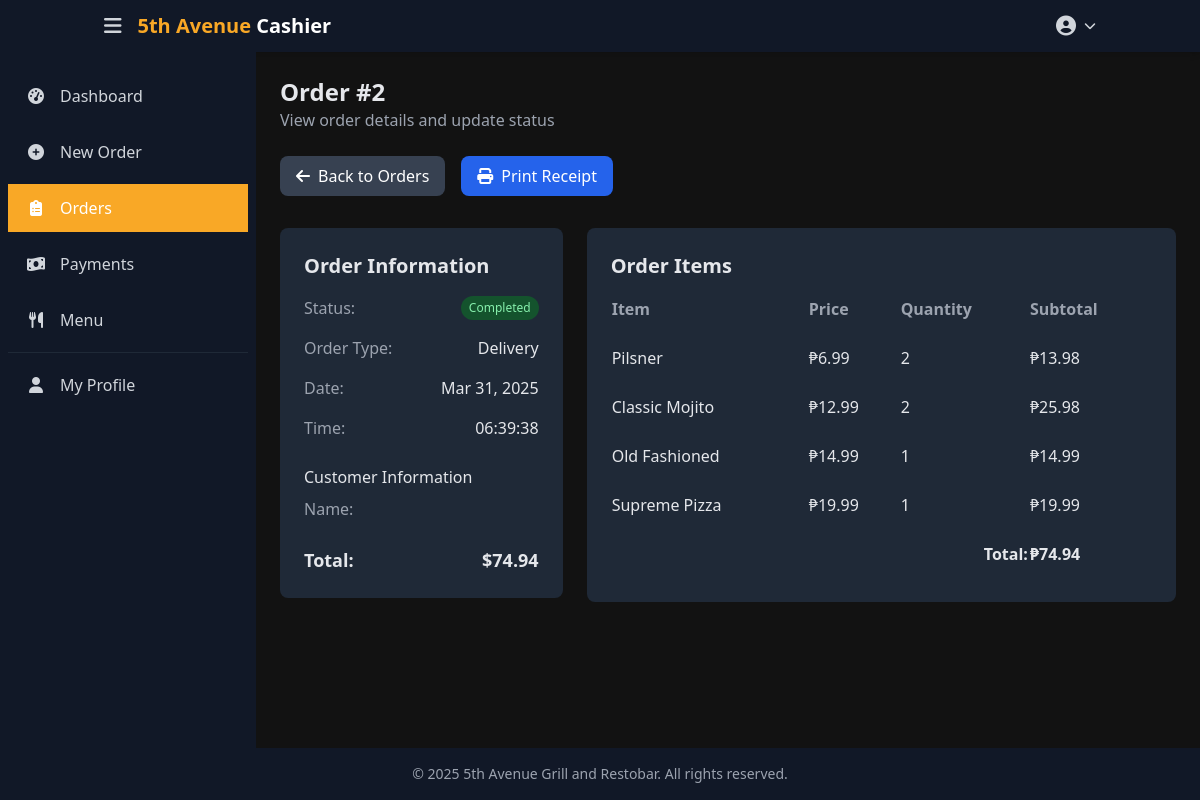
/cashier/order/2/ (signed in), run on the app's committed database.
### ecommerce/models.py (models this page shows, shortened)
class Order(models.Model):
    STATUS_CHOICES = [
        ('PENDING', 'Pending'),
        ('PREPARING', 'Preparing'),
        ('READY', 'Ready for Pickup'),
        ('COMPLETED', 'Completed'),
        ('CANCELLED', 'Cancelled')
    ]
    ORDER_TYPE_CHOICES = [
        ('DELIVERY', 'Delivery'),
        ('PICKUP', 'Pickup'),
        ('DINE_IN', 'Dine In'),
    ]
    PAYMENT_METHOD_CHOICES = [
        ('CASH', 'Cash on Delivery'),
        ('CARD', 'Credit/Debit Card'),
        ('GCASH', 'GCash'),
        ('ONLINE', 'Other Online Payment'),
    ]
    PAYMENT_STATUS_CHOICES = [
        ('PENDING', 'Pending'),
        ('PAID', 'Paid'),
        ('FAILED', 'Failed'),
        ('REFUNDED', 'Refunded'),
    ]
    user = models.ForeignKey(User, on_delete=models.CASCADE, related_name='orders')
    items = models.ManyToManyField(MenuItem, through='OrderItem')
    status = models.CharField(max_length=20, choices=STATUS_CHOICES, default='PENDING')
    order_type = models.CharField(max_length=20, choices=ORDER_TYPE_CHOICES, default='DELIVERY')
    payment_method = models.CharField(max_length=20, choices=PAYMENT_METHOD_CHOICES, default='CASH')
    payment_status = models.CharField(max_length=20, choices=PAYMENT_STATUS_CHOICES, default='PENDING')
    total_amount = models.DecimalField(max_digits=10, decimal_places=2)
    tax_amount = models.DecimalField(max_digits=10, decimal_places=2, default=0)
    delivery_fee = models.DecimalField(max_digits=10, decimal_places=2, default=0)
    discount_amount = models.DecimalField(max_digits=10, decimal_places=2, default=0)
    delivery_address = models.TextField(blank=True, null=True)
    contact_number = models.CharField(max_length=20, blank=True, null=True)
    special_instructions = models.TextField(blank=True)
    created_at = models.DateTimeField(auto_now_add=True)
    updated_at = models.DateTimeField(auto_now=True)
    class Meta:
        ordering = ['-created_at']

class OrderItem(models.Model):
    order = models.ForeignKey(Order, on_delete=models.CASCADE, related_name='order_items')
    menu_item = models.ForeignKey(MenuItem, on_delete=models.CASCADE)
    quantity = models.PositiveIntegerField(default=1)
    price = models.DecimalField(max_digits=10, decimal_places=2)
    special_instructions = models.TextField(blank=True)
    inventory_updated = models.BooleanField(default=False)
    class Meta:
        ordering = ['order', 'menu_item']
    @property
    def subtotal(self):
        return self.quantity * self.price

class MenuItem(models.Model):
    category = models.ForeignKey(Category, on_delete=models.SET_NULL, related_name='menu_items', null=True, blank=True)
    name = models.CharField(max_length=100)
    description = models.TextField()
    price = models.DecimalField(max_digits=10, decimal_places=2)
    image = models.ImageField(upload_to='menu_items/')
    is_available = models.BooleanField(default=True)
    is_featured = models.BooleanField(default=False)
    is_vegetarian = models.BooleanField(default=False)
    spice_level = models.PositiveSmallIntegerField(
        validators=[MinValueValidator(0), MaxValueValidator(5)],
        default=0
    )
    current_stock = models.PositiveIntegerField(default=0)
    stock_alert_threshold = models.PositiveIntegerField(default=10)
    cost_price = models.DecimalField(max_digits=10, decimal_places=2, default=0)
    created_at = models.DateTimeField(auto_now_add=True)
    updated_at = models.DateTimeField(auto_now=True)
    class Meta:
        ordering = ['category', 'name']

### ecommerce/cashier.py (the view)
# urls.py: path('cashier/order/<int:order_id>/', view_order, name='view_order'),
@login_required
def view_order(request, order_id):
    order = get_object_or_404(Order, id=order_id)
    order_items = order.order_items.all()
    context = {
        'order': order,
        'order_items': order_items,
        'active_section': 'orders'
    }
    return render(request, 'cashier/view_order.html', context)

### ecommerce/context_processors.py (called while the page is built)
def cart_processor(request):
    return {
        'cart_count': get_cart_count(request)
    }

### ecommerce/templatetags/custom_filters.py (called while the page is built)
@register.filter
def currency(value):
    try:
        return f"₱{float(value):.2f}"
    except (ValueError, TypeError):
        return value

### ecommerce/views.py (called while the page is built)
def get_cart_count(request):
    if request.user.is_authenticated:
        try:
            cart = Cart.objects.get(user=request.user)
            return sum(item.quantity for item in cart.cart_items.all())
        except Cart.DoesNotExist:
            return 0
    else:
        cart = request.session.get('cart', {})
        return sum(cart.values())

### templates/cashier/view_order.html (shortened to what this page needs)
{% extends 'cashier/base.html' %}
{% load custom_filters %}
{% load math_filters %}
{% block page_title %}Order #{{ order.id }}{% endblock page_title %}
{% block page_subtitle %}View order details and update status{% endblock page_subtitle %}
{% block content %}
<div class="space-y-8">
    <div class="flex flex-wrap gap-4">
        <a href="{% url 'cashier_orders_list' %}" class="px-4 py-2 bg-gray-700 hover:bg-gray-600 text-white rounded-lg flex items-center">
            <i class="fas fa-arrow-left mr-2"></i> Back to Orders
        </a>
        <a href="{% url 'print_receipt' order.id %}" class="px-4 py-2 bg-blue-600 hover:bg-blue-700 text-white rounded-lg flex items-center">
            <i class="fas fa-print mr-2"></i> Print Receipt
        </a>
    </div>
    <div class="grid grid-cols-1 lg:grid-cols-3 gap-6">
        <div class="lg:col-span-1">
            <div class="card p-6 space-y-4">
                <h2 class="text-xl font-bold">Order Information</h2>
                <div class="flex justify-between">
                    <span class="text-gray-400">Status:</span>
                    <span class="px-2 py-1 rounded-full text-xs
                        {% if order.status == 'PENDING' %}bg-yellow-900 text-yellow-300
                        {% elif order.status == 'PROCESSING' %}bg-blue-900 text-blue-300
                        {% elif order.status == 'READY' %}bg-indigo-900 text-indigo-300
                        {% elif order.status == 'COMPLETED' %}bg-green-900 text-green-300
                        {% elif order.status == 'CANCELLED' %}bg-red-900 text-red-300
                        {% endif %}">
                        {{ order.get_status_display }}
                    </span>
                </div>
                <div class="flex justify-between">
                    <span class="text-gray-400">Order Type:</span>
                    <span>{{ order.get_order_type_display }}</span>
                </div>
                <div class="flex justify-between">
                    <span class="text-gray-400">Date:</span>
                    <span>{{ order.created_at|date:"M d, Y" }}</span>
                </div>
                <div class="flex justify-between">
                    <span class="text-gray-400">Time:</span>
                    <span>{{ order.created_at|date:"H:i:s" }}</span>
                </div>
                <div class="border-t border-gray-800 my-2 pt-2">
                    <h3 class="font-medium mb-2">Customer Information</h3>
                    <div class="flex justify-between">
                        <span class="text-gray-400">Name:</span>
                    </div>
                </div>
                <div class="border-t border-gray-800 my-2 pt-2">
                    <div class="flex justify-between font-bold text-lg">
                        <span>Total:</span>
                        <span>${{ order.total_amount }}</span>
                    </div>
                </div>
            </div>
        </div>
        <div class="lg:col-span-2">
            <div class="card p-6">
                <h2 class="text-xl font-bold mb-4">Order Items</h2>
                <div class="overflow-x-auto">
                    <table class="w-full">
                        <thead>
                            <tr class="text-left text-gray-400 border-b border-gray-800">
                                <th class="pb-3">Item</th>
                                <th class="pb-3">Price</th>
                                <th class="pb-3">Quantity</th>
                                <th class="pb-3">Subtotal</th>
                            </tr>
                        </thead>
                        <tbody>
                            {% for item in order_items %}
                            <tr class="border-b border-gray-800">
                                <td class="py-3">
                                    <div>
                                        <div class="font-medium">{{ item.menu_item.name }}</div>
                                    </div>
                                </td>
                                <td class="py-3">{{ item.price|currency }}</td>
                                <td class="py-3">{{ item.quantity }}</td>
                                <td class="py-3">{{ item.subtotal|currency }}</td>
                            </tr>
                            {% endfor %}
                        </tbody>
                        <tfoot>
                            <tr class="border-t border-gray-700">
                                <td colspan="3" class="py-3 text-right font-bold">Total:</td>
                                <td class="py-3 font-bold">{{ order.total_amount|currency }}</td>
                            </tr>
                        </tfoot>
                    </table>
                </div>
            </div>
        </div>
    </div>
</div>
{% endblock content %}

### templates/cashier/base.html (style rules this page uses)
body { background-color: #121212; color: #E5E7EB; }
.card { background-color: #1F2937; border-radius: 0.5rem; }

### data on the page
Order: id "2", status "Completed", order_type "Delivery", created_at "Mar 31, 2025", created_at "06:39:38", total_amount "74.94", total_amount "₱74.94"
OrderItem: menu_item.name "Pilsner", price "₱6.99", quantity "2", subtotal "₱13.98"
OrderItem: menu_item.name "Classic Mojito", price "₱12.99", quantity "2", subtotal "₱25.98"
OrderItem: menu_item.name "Old Fashioned", price "₱14.99", quantity "1", subtotal "₱14.99"
OrderItem: menu_item.name "Supreme Pizza", price "₱19.99", quantity "1", subtotal "₱19.99"
